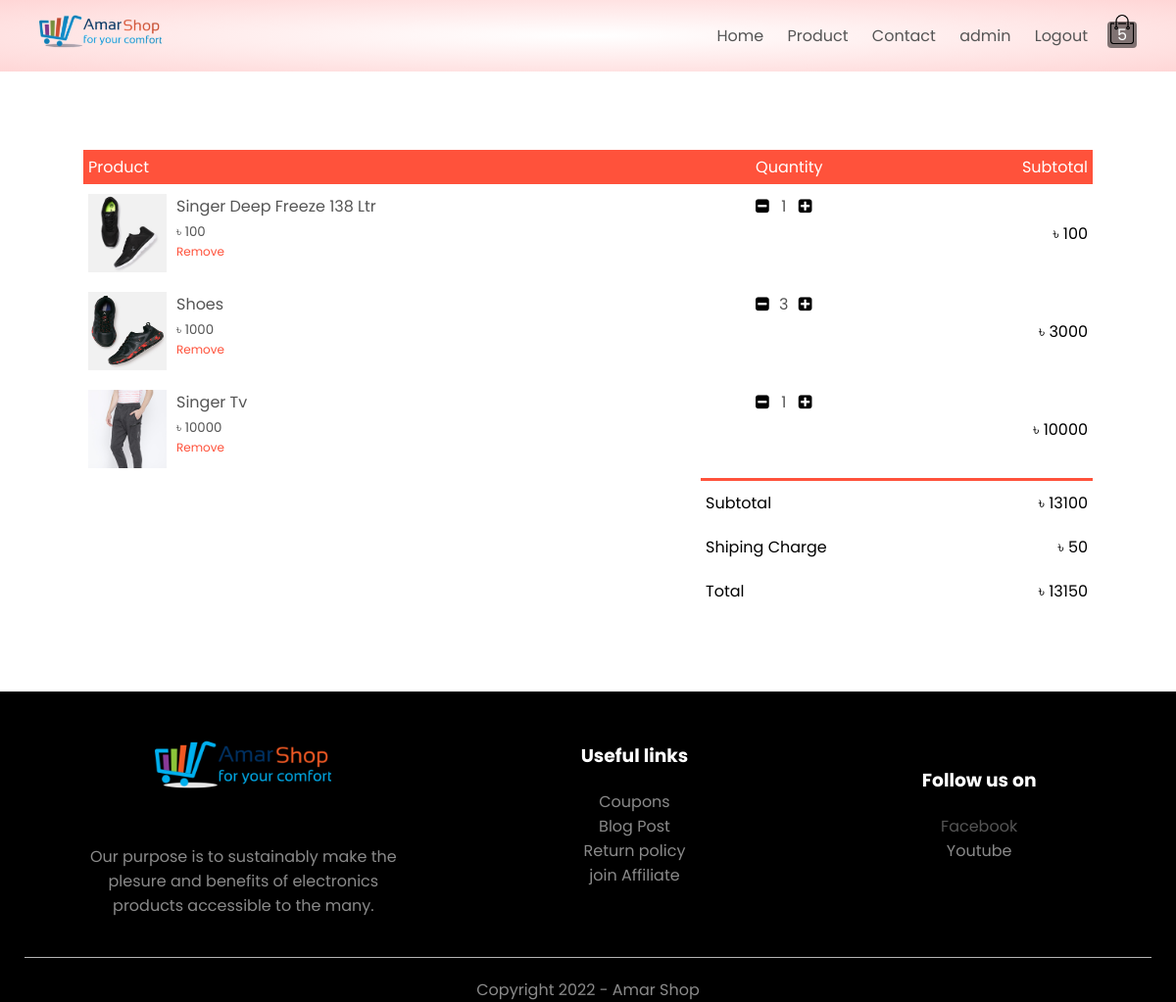
The page /cart/ (signed in) on the database as committed earlier.
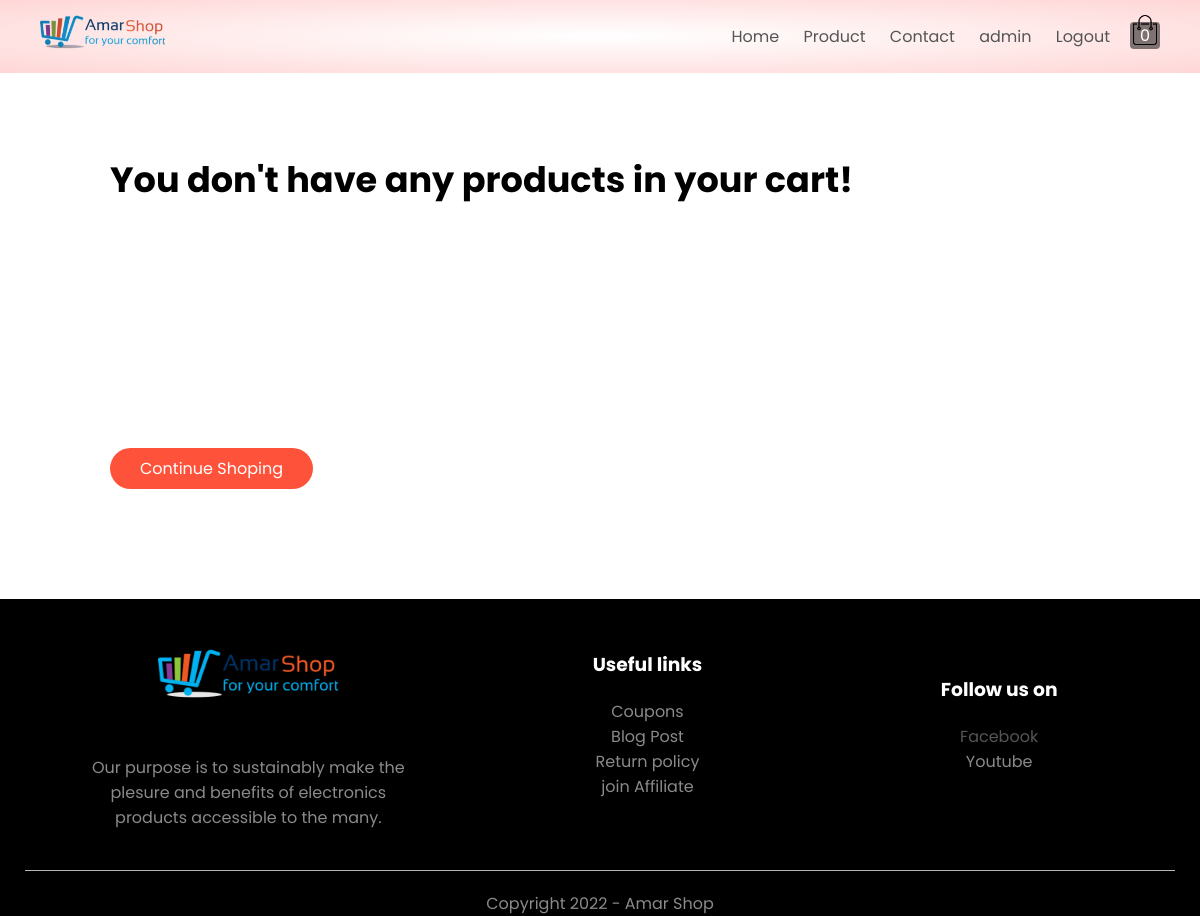
The same page on the database as committed later.
### shop/models.py (models this page shows, shortened)
class Cart(models.Model):
    _user = models.ForeignKey(User, on_delete=models.CASCADE)
    product = models.ForeignKey(Product, on_delete=models.CASCADE)
    quantity = models.PositiveIntegerField(default=1)
    added_at = models.DateTimeField(auto_now_add=True)
    @property
    def get_sub_total(self):
        return self.quantity * self.product.discount_price

class ProductImage(models.Model):
    image = models.ImageField(upload_to=utails.get_upload_dir)
    @property
    def get_url(self):
        return f"/media/{self.image}"

class Product(models.Model):
    product_id = models.CharField(max_length=20, primary_key=True, unique=True, blank=True)
    category = models.CharField(max_length=50, choices=utails.PRODUCT_CATEGORY, null=True, blank=True)
    title = models.CharField(max_length=250)
    model = models.CharField(max_length=250, null=True, blank=True)
    image = models.ManyToManyField(ProductImage)
    description = models.TextField(null=True, blank=True)
    status = models.CharField(max_length=20, choices=utails.PRODUCT_STATUS, null=True, blank=True)
    quantity = models.PositiveIntegerField()
    regular_price = models.PositiveIntegerField()
    discount_price = models.PositiveIntegerField()
    rating = models.FloatField(default=5.0, null=True, blank=True)
    added_at = models.DateTimeField(auto_now_add=True)

### shop/views.py (the view)
# urls.py: path('cart/', views.cart, name='cart'),
@login_required
def cart(request):
    user = request.user
    cart_products = Cart.objects.filter(_user=user)
    sub_total_cost = 0
    for cart in cart_products:
        sub_total_cost += cart.get_sub_total
    context = {
        'carts': cart_products,
        'shiping': SHIPING_CHARGE,
        'sub_total': sub_total_cost,
        'total_cost': sub_total_cost+SHIPING_CHARGE
    }
    return render(request, 'shop/cart.html', context)

### shop/templatetags/cart_product.py (called while the page is built)
@register.filter
def count_cart_product(user):
    try:
        all_cart_product = Cart.objects.filter(_user=user)
        if all_cart_product:
            count = 0
            for cart in all_cart_product:
                count += cart.quantity
            return count
    except Exception as e:
        pass
    return 0

### templates/shop/cart.html
{% extends "base.html" %}
{% load static %}
{% block content %}
<div class="small-container cart-page" id="cart-main-container">
    {% if carts %}
    <table>
        <thead id="temp">
            <th>Product</th>
            <th>Quantity</th>
            <th>Subtotal</th>
        </thead>
        {% for cart in carts %}
        <tr>
            <td>
                <div class="cart-info">
                    {% with cart.product.image.all|first as image %}
                        <img src="{{image.get_url}}"/>
                    {% endwith %}
                    <div class="">
                        <p>{{cart.product.title}}</p>
                        <small>&#2547; {{cart.product.discount_price}}</small>
                        <br>
                        <p class="remove" product_id="{{cart.product.product_id}}">Remove</p>
                    </div>
                </div>
            </td>
            <td id="cart-quantity">
                <span><i class="fa fa-minus-square quantity-decrease" product_id="{{cart.product.product_id}}"></i></span>
                    <p class="quantity">{{cart.quantity}}</p>
                <span><i class="fa fa-plus-square quantity-increase" product_id="{{cart.product.product_id}}"></i></i></span>
            </td>
            <td>&#2547; {{cart.get_sub_total}}</td>
        </tr>
        {% endfor %}
    </table>
    <div class="total-price" id="total-price">
        <table>
            <tr>
                <td>Subtotal</td>
                <td id="sub-total">&#2547; {{sub_total}}</td>
            </tr>
            <tr>
                <td>Shiping Charge</td>
                <td>&#2547; {{shiping}}</td>
            </tr>
            <tr>
                <td>Total</td>
                <td id="total">&#2547; {{total_cost}}</td>
            </tr>
        </table>
    </div>
    {% else %}
    <div class="small-container">
        <div class="empty-cart">
            <h3>You don't have any products in your cart!</h3>
        </div>
        <br>
        <a href="{% url 'shop:products' %}" class="btn">Continue Shoping</a>
    </div>
    {% endif %}
</div>
{% endblock content %}

Rows that differ between the two databases and show on the page:
removed Cart: get_url (picture), product "Singer Deep Freeze 138 Ltr", product.discount_price "100", quantity "1", get_sub_total "100"
removed Cart: get_url (picture), product "Shoes", product.discount_price "1000", quantity "3", get_sub_total "3000"
removed Cart: get_url (picture), product "Singer Tv", product.discount_price "10000", quantity "1", get_sub_total "10000"
Other text that changed with them:
{{ sub_total }}: "13100" → (not shown)
{{ shiping }}: "50" → (not shown)
{{ total_cost }}: "13150" → (not shown)
text no longer shown: "Product Quantity Subtotal Subtotal ৳ Shiping Charge ৳ Total ৳"
text now shown: "You don't have any products in your cart! Continue Shoping"
